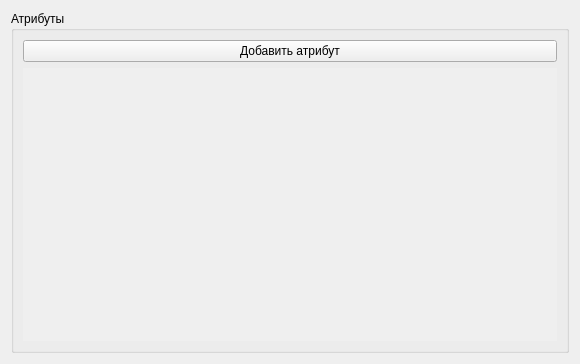
<?xml version="1.0" encoding="UTF-8"?>
<ui version="4.0">
 <class>Form</class>
 <widget class="QWidget" name="Form">
  <property name="geometry">
   <rect>
    <x>0</x>
    <y>0</y>
    <width>580</width>
    <height>364</height>
   </rect>
  </property>
  <property name="windowTitle">
   <string>Form</string>
  </property>
  <layout class="QGridLayout" name="gridLayout">
   <item row="0" column="0">
    <widget class="QGroupBox" name="groupBox_6">
     <property name="title">
      <string>Атрибуты</string>
     </property>
     <layout class="QGridLayout" name="gridLayout_6">
      <item row="1" column="0">
       <widget class="QScrollArea" name="scrollArea_2">
        <property name="maximumSize">
         <size>
          <width>16777215</width>
          <height>400</height>
         </size>
        </property>
        <property name="frameShape">
         <enum>QFrame::NoFrame</enum>
        </property>
        <property name="widgetResizable">
         <bool>true</bool>
        </property>
        <widget class="QWidget" name="scrollAreaWidgetContents_2">
         <property name="geometry">
          <rect>
           <x>0</x>
           <y>0</y>
           <width>542</width>
           <height>284</height>
          </rect>
         </property>
         <layout class="QGridLayout" name="gridLayout_9">
          <property name="margin">
           <number>0</number>
          </property>
          <item row="0" column="0">
           <layout class="QVBoxLayout" name="attributesContiner"/>
          </item>
          <item row="1" column="0">
           <spacer name="verticalSpacer_3">
            <property name="orientation">
             <enum>Qt::Vertical</enum>
            </property>
            <property name="sizeHint" stdset="0">
             <size>
              <width>20</width>
              <height>40</height>
             </size>
            </property>
           </spacer>
          </item>
         </layout>
        </widget>
       </widget>
      </item>
      <item row="0" column="0">
       <widget class="QPushButton" name="addAttributePushButton">
        <property name="text">
         <string>Добавить атрибут</string>
        </property>
       </widget>
      </item>
     </layout>
    </widget>
   </item>
  </layout>
 </widget>
 <resources/>
 <connections/>
</ui>
